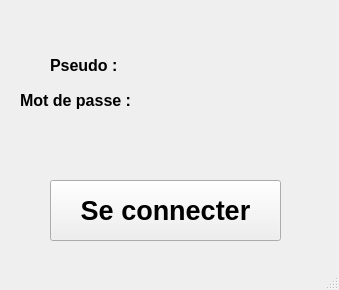
<?xml version="1.0" encoding="UTF-8"?>
<ui version="4.0">
 <class>connexion</class>
 <widget class="QMainWindow" name="connexion">
  <property name="geometry">
   <rect>
    <x>0</x>
    <y>0</y>
    <width>339</width>
    <height>290</height>
   </rect>
  </property>
  <property name="windowTitle">
   <string>MainWindow</string>
  </property>
  <widget class="QWidget" name="centralwidget">
   <widget class="QPushButton" name="pushButton">
    <property name="geometry">
     <rect>
      <x>50</x>
      <y>180</y>
      <width>231</width>
      <height>61</height>
     </rect>
    </property>
    <property name="font">
     <font>
      <pointsize>20</pointsize>
      <weight>75</weight>
      <bold>true</bold>
     </font>
    </property>
    <property name="text">
     <string>Se connecter</string>
    </property>
   </widget>
   <widget class="QLabel" name="label">
    <property name="geometry">
     <rect>
      <x>50</x>
      <y>50</y>
      <width>81</width>
      <height>31</height>
     </rect>
    </property>
    <property name="font">
     <font>
      <pointsize>12</pointsize>
      <weight>75</weight>
      <bold>true</bold>
     </font>
    </property>
    <property name="text">
     <string>Pseudo :</string>
    </property>
   </widget>
   <widget class="QLabel" name="label_2">
    <property name="geometry">
     <rect>
      <x>20</x>
      <y>90</y>
      <width>121</width>
      <height>21</height>
     </rect>
    </property>
    <property name="font">
     <font>
      <pointsize>12</pointsize>
      <weight>75</weight>
      <bold>true</bold>
     </font>
    </property>
    <property name="text">
     <string>Mot de passe :</string>
    </property>
   </widget>
  </widget>
  <widget class="QMenuBar" name="menubar">
   <property name="geometry">
    <rect>
     <x>0</x>
     <y>0</y>
     <width>339</width>
     <height>21</height>
    </rect>
   </property>
  </widget>
  <widget class="QStatusBar" name="statusbar"/>
 </widget>
 <resources/>
 <connections/>
</ui>
